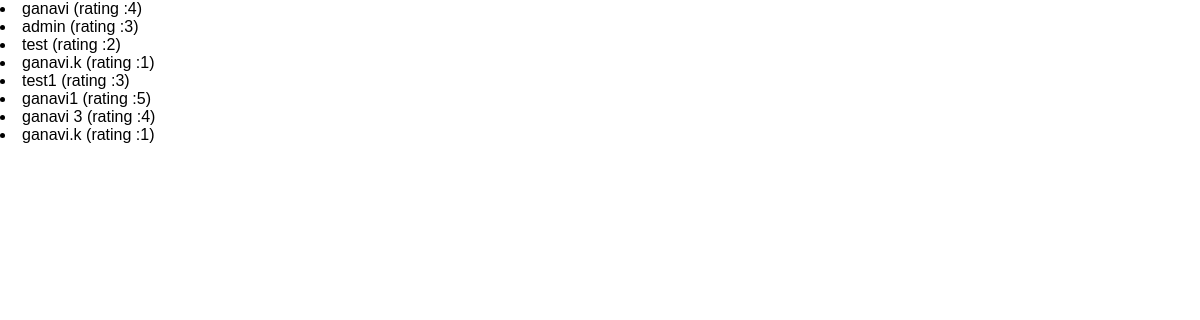
Screenshot of /review with the database file from the repository.
### reviews/models.py (models this page shows)
class Review(models.Model):
    username = models.CharField(max_length=50)
    review_text = models.TextField()
    rating = models.IntegerField(validators=[MinValueValidator(1), MaxValueValidator(5)])

### reviews/views.py (the view)
# urls.py: path("review", views.ReviewListView.as_view()),
class ReviewListView(ListView):
    template_name = "reviews/review_list.html"
    model = Review
    context_object_name = "reviews"

### reviews/templates/reviews/review_list.html (shortened to what this page needs)
{% extends 'reviews/base.html' %}
{% block content %}
{% for review in reviews %}
<li>{{review.username}}  (rating :{{review.rating}}) </li>
{% endfor %}
{% endblock %}

### reviews/static/reviews/style.css (style rules this page uses)
body { font-family: sans-serif ; margin: 0; }

### rows the page displays
Review: username "ganavi", rating "4"
Review: username "admin", rating "3"
Review: username "test", rating "2"
Review: username "ganavi.k", rating "1"
Review: username "test1", rating "3"
Review: username "ganavi1", rating "5"
Review: username "ganavi 3", rating "4"
Review: username "ganavi.k", rating "1"
